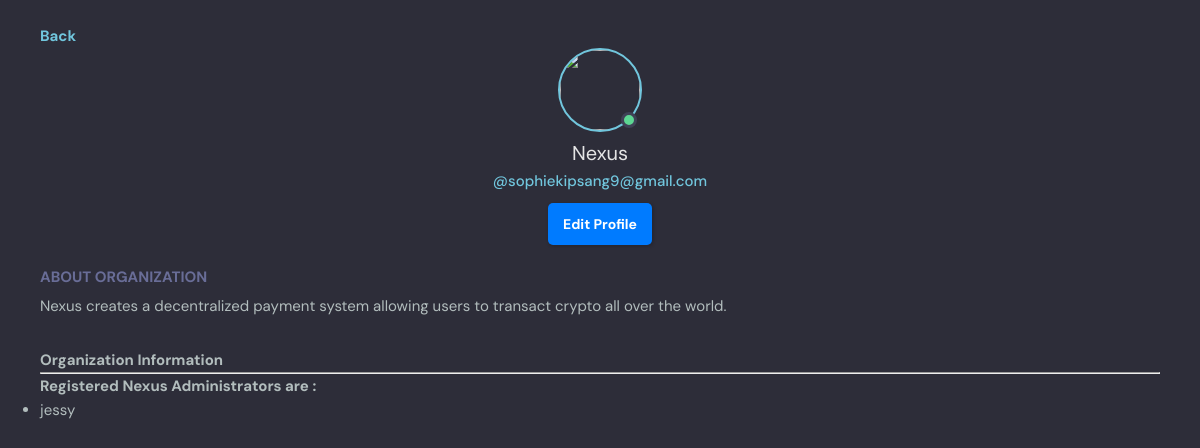
The page /org_profile/2/ on the database its author committed.
### base/models.py (models this page shows, shortened)
class RegisteredOrg(models.Model):
    org_name = models.CharField(null=True, max_length=100)
    org_email = models.EmailField(null=True, max_length=100)
    org_qr_code = models.ImageField(null=True, blank=True)
    org_avatar = models.ImageField(null=True , blank=True)
    org_descr = models.TextField(null=True)
    super_admin =  models.ForeignKey(User, null=True, blank=True, on_delete=models.SET_NULL, related_name='super_admin_organizations')
    org_admins = models.ManyToManyField(User, related_name='admin_organizations')
    org_password = models.CharField(max_length=128, null=True)
    created = models.DateTimeField(auto_now_add=True)
    updated = models.DateTimeField(auto_now=True)

### base/views_admin.py (the view)
# urls.py: path('org_profile/<str:pk>/', views_admin.org_profile, name="org_profile"),
def org_profile(request, pk):
  page = 'org_profile'
  org = RegisteredOrg.objects.get(id=pk)
  context = {'page':page, 'org':org}
  return render(request, 'base/profile.html', context)

### base/templates/base/profile.html (shortened to what this page needs)
{% extends 'index.html' %} {% block content %} {% if page == 'user_profile' %}
<main class="profile-page layout layout--3">
    <div class="roomList own_profile_page">
        <div>
            <h1><a href="{% url 'home' %}">Back</a></h1>
        </div>
        <div class="profile">
            <div class="profile__avatar">
                <div class="avatar avatar--large active">
                    <img src="{{request.user.profile_pic.url}}" />
                </div>
            </div>
            <div class="profile__info">
                <h3>{{request.user.username}}</h3>
                <p>@{{request.user.username}}</p>
                {% if request.user == user %}
                <a href="{% url 'update_profile' request.user.id %}" class="btn btn--main btn--pill">Edit Profile</a> {% endif %}
            </div>
            <div class="profile__about">
                <h3>About You</h3>
                {% if request.user.profile.about_you %}
                <p>
                    {{request.user.profile.about_you}}
                </p>
                {% else %}
                <p>Update Profile and describe yourself</p>
                {% endif %}
            </div>
        </div>
        <div>
            <h3><a href="{% url 'delete_profile' request.user.id %}">Delete Account</a></h3>
        </div>
        <!--
        <div class="roomList__header">
            <div>
                <h2>Study Rooms Hosted by {{request.user.username}}</a>
                </h2>
            </div>
        </div> -->
    </div>
</main>
{% elif page == "org_profile" %}
<main class="profile-page layout layout--3">
    <div class="roomList own_profile_page">
        <div>
            <h1><a href="{% url 'admins_page' org.id %}">Back</a></h1>
        </div>
        <div class="profile">
            <div class="profile__avatar">
                <div class="avatar avatar--large active">
                    <img src="{{org.org_avatar}}" />
                </div>
            </div>
            <div class="profile__info ">
                <h3>{{org.org_name}}</h3>
                <p>@{{org.org_email}}</p>
                <a href="{% url 'update_org_profile' org.id %} " class="btn btn--main btn--pill ">Edit Profile</a>
            </div>
            <div class="profile__about ">
                <h3>About Organization</h3>
                <p>
                    {{org.org_descr}}
                </p>
            </div>
        </div>
        <div>
            <h2>Organization Information</a>
            </h2>
            <hr>
            <h2>Registered {{org.org_name}} Administrators are : </h2>
            {% for admin in org.org_admins.all %}
            <ul>
                <li>
                    {{admin.username}}
                </li>
            </ul>
            {% endfor %}
        </div>
    </div>
</main>
{% endif %} {% endblock %}

### static/css/style.css (style rules this page uses)
:root { --color-main: #71c6dd; --color-main-light: #e1f6fb; --color-dark: #3f4156; --color-dark-medium: #51546e; --color-dark-light: #696d97; --color-light: #e5e5e5; --color-gray: #8b8b8b; --color-light-gray: #b2bdbd; --color-bg: #2d2d39; --color-success: #5dd693; --color-error: #fc4b0b; }
* { font-family: "DM Sans", -apple-system, BlinkMacSystemFont, "Segoe UI", Roboto, Oxygen, Ubuntu, Cantarell, "Open Sans", "Helvetica Neue", sans-serif; margin: 0; padding: 0; box-sizing: border-box; text-rendering: optimizeLegibility; font-size: inherit; }
html { font-size: 56.25%; }
@media only screen and (min-width: 1200px) { html { font-size: 62.5%; } }
body { line-height: 1.6; font-weight: 400; font-size: 1.5rem; color: var(--color-light-gray); background-color: var(--color-bg); min-height: 100vh; }
img { width: 100%; }
a { display: inline-block; color: var(--color-main); text-decoration: none; }
.btn { background-color: transparent; border: none; display: inline-flex; align-items: center; gap: 1rem; cursor: pointer; transition: all ease-in-out 0.3s; padding: 1rem 2rem; border-radius: 5px; box-shadow: 1px 1px 3px 1px rgba(0, 0, 0, 0.15); font-weight: 500; }
.btn--main { background-color: var(--color-main); color: var(--color-dark); }
.btn--pill { border-radius: 10rem; font-size: 1.4rem; font-weight: 700; padding: 6px 2.5rem; color: var(--color-main); background: transparent; border: 2px solid var(--color-main); }
.avatar { position: relative; display: inline-block; border-radius: 50%; border: 2px solid var(--color-main); }
.avatar img { display: block; border-radius: 50%; object-fit: cover; object-position: center; }
.avatar::after { content: ""; display: block; position: absolute; background-color: var(--color-gray); z-index: 111; border-radius: 50%; border: 0.3rem solid var(--color-dark); }
.avatar.active::after { background-color: var(--color-success); }
.avatar.avatar--large img { display: block; width: 8rem; height: 8rem; border-radius: 50%; }
.avatar.avatar--large:after { width: 1rem; height: 1rem; bottom: 2px; right: 3.5px; }
.layout { margin-top: 2.4rem; }
.profile { margin-bottom: 3rem; }
.profile__avatar { text-align: center; }
.profile__info { text-align: center; }
.profile__info h3 { font-size: 2rem; color: var(--color-light); font-weight: 400; }
.profile__info p { color: var(--color-main); font-weight: 500; margin-bottom: 1rem; }
.profile__about { margin-top: 2rem; }
.profile__about h3 { text-transform: uppercase; color: var(--color-dark-light); margin-bottom: 0.5rem; }
.own_profile_page { margin-left: 4rem; margin-right: 4rem; }

### static/css/template2.css (style rules this page uses)
:root { --site-footer-bg-color: #44525d; --custom-btn-bg-color: #597081; --custom-btn-bg-hover-color: #5bc1ac; --secondary-color: #5a6f80; --white-color: #ffffff; --primary-color: #5bc1ac; --section-bg-color: #f0f8ff; --custom-btn-bg-color: #597081; --custom-btn-bg-hover-color: #5bc1ac; }
.btn { background-color: #007bff; color: white; padding: 10px 15px; border: none; border-radius: 5px; cursor: pointer; }

### rows shown on the page
RegisteredOrg: org_name "Nexus", org_email "sophiekipsang9@gmail.com", org_descr "Nexus creates a decentralized payment system allowing users to transact crypto all over the world."

### other values the page prints
{{ admin.username }} "jessy"
